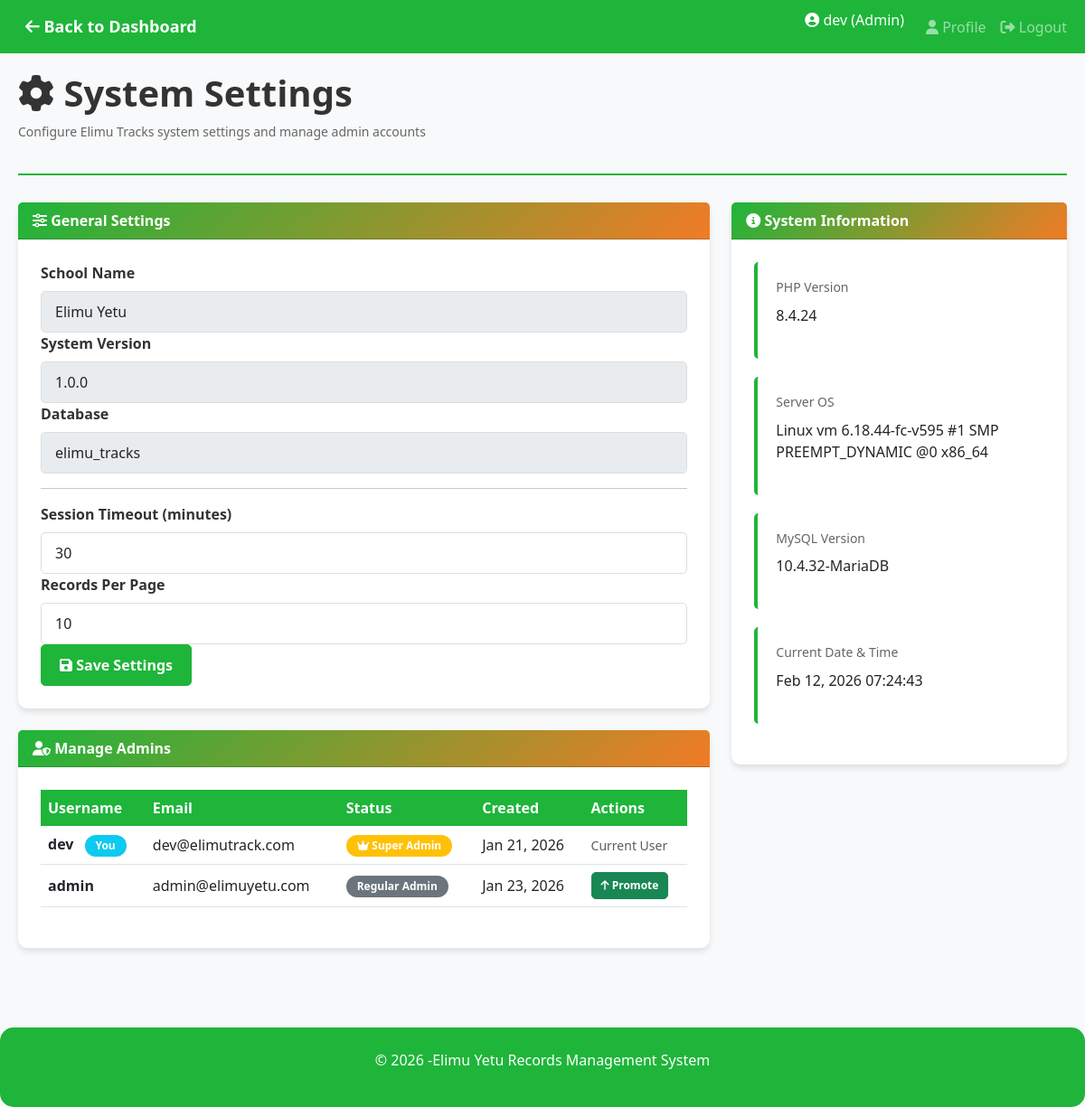
Screenshot of /admin/settings.php (signed in) with the database file from the repository.
### tables this page shows
CREATE TABLE `users` (
  `id` int(11) NOT NULL,
  `username` varchar(50) NOT NULL,
  `email` varchar(100) NOT NULL,
  `password` varchar(255) NOT NULL,
  `role` enum('admin','teacher','kitchen') NOT NULL DEFAULT 'teacher',
  `department_id` int(11) DEFAULT NULL,
  `is_super_admin` tinyint(1) NOT NULL DEFAULT 0,
  `created_at` timestamp NOT NULL DEFAULT current_timestamp()
);

### includes/auth.php (called while the page is built, shortened)
<?php
function isLoggedIn() {
    return isset($_SESSION['user_id']) && isset($_SESSION['role']);
}
function getCurrentUser() {
    return isset($_SESSION['username']) ? $_SESSION['username'] : 'User';
}
function getCurrentRole() {
    return isset($_SESSION['role']) ? $_SESSION['role'] : null;
}
function isSuperAdmin() {
    return isset($_SESSION['is_super_admin']) && $_SESSION['is_super_admin'] == 1;
}
?>

### admin/settings.php (the view, shortened to what this page needs)
<?php
require_once(__DIR__ . '/../includes/header.php');
require_once(__DIR__ . '/../includes/auth.php');
$admins = $conn->query("
    SELECT id, username, email, is_super_admin, created_at
    FROM users
    WHERE role = 'admin'
    ORDER BY is_super_admin DESC, created_at DESC
");
?>
<div class="dashboard-container">
    <div class="dashboard-header">
        <h1><i class="fas fa-cog"></i> System Settings</h1>
        <p>Configure Elimu Tracks system settings and manage admin accounts</p>
    </div>
    <div class="row">
        <div class="col-lg-8 col-md-12">
            <div class="card">
                <div class="card-header">
                    <i class="fas fa-sliders-h"></i> General Settings
                </div>
                <div class="card-body">
                    <form method="POST">
                        <div class="form-group">
                            <label>School Name</label>
                            <input type="text" class="form-control" placeholder="Elimu Yetu" value="Elimu Yetu" disabled>
                        </div>
                        <div class="form-group">
                            <label>System Version</label>
                            <input type="text" class="form-control" placeholder="1.0.0" value="1.0.0" disabled>
                        </div>
                        <div class="form-group">
                            <label>Database</label>
                            <input type="text" class="form-control" placeholder="elimu_tracks" value="<?php echo DB_NAME; ?>" disabled>
                        </div>
                        <hr>
                        <div class="form-group">
                            <label>Session Timeout (minutes)</label>
                            <input type="number" class="form-control" placeholder="30" value="30" min="5" max="480">
                        </div>
                        <div class="form-group">
                            <label>Records Per Page</label>
                            <input type="number" class="form-control" placeholder="10" value="10" min="5" max="100">
                        </div>
                        <button type="submit" class="btn btn-primary">
                            <i class="fas fa-save"></i> Save Settings
                        </button>
                    </form>
                </div>
            </div>
            <?php if (isSuperAdmin()): ?>
            <div class="card mt-4">
                <div class="card-header">
                    <i class="fas fa-user-shield"></i> Manage Admins
                </div>
                <div class="card-body">
                    <?php if ($admins->num_rows > 0): ?>
                        <div class="table-responsive">
                            <table class="table table-hover">
                                <thead>
                                    <tr>
                                        <th>Username</th>
                                        <th>Email</th>
                                        <th>Status</th>
                                        <th>Created</th>
                                        <th>Actions</th>
                                    </tr>
                                </thead>
                                <tbody>
                                    <?php while ($row = $admins->fetch_assoc()): ?>
                                        <tr>
                                            <td>
                                                <strong><?php echo htmlspecialchars($row['username']); ?></strong>
                                                <?php if ($row['id'] == $_SESSION['user_id']): ?>
                                                    <span class="badge bg-info ms-2">You</span>
                                                <?php endif; ?>
                                            </td>
                                            <td><?php echo htmlspecialchars($row['email']); ?></td>
                                            <td>
                                                <?php if ($row['is_super_admin']): ?>
                                                    <span class="badge bg-warning"><i class="fas fa-crown"></i> Super Admin</span>
                                                <?php else: ?>
                                                    <span class="badge bg-secondary">Regular Admin</span>
                                                <?php endif; ?>
                                            </td>
                                            <td><?php echo date('M d, Y', strtotime($row['created_at'])); ?></td>
                                            <td>
                                                <?php if ($row['id'] != $_SESSION['user_id']): ?>
                                                    <form method="POST" style="display: inline;">
                                                        <?php if ($row['is_super_admin']): ?>
                                                            <button type="submit" name="demote_admin" class="btn btn-warning btn-sm" onclick="return confirm('Demote this admin to regular admin?')">
                                                                <i class="fas fa-arrow-down"></i> Demote
                                                            </button>
                                                        <?php else: ?>
                                                            <button type="submit" name="promote_admin" class="btn btn-success btn-sm" onclick="return confirm('Promote this admin to Super Admin?')">
                                                                <i class="fas fa-arrow-up"></i> Promote
                                                            </button>
                                                        <?php endif; ?>
                                                    </form>
                                                <?php else: ?>
                                                    <span class="text-muted small">Current User</span>
                                                <?php endif; ?>
                                            </td>
                                        </tr>
                                    <?php endwhile; ?>
                                </tbody>
                            </table>
                        </div>
                    <?php endif; ?>
                </div>
            </div>
            <?php endif; ?>
        </div>
        <div class="col-lg-4 col-md-12">
            <div class="card">
                <div class="card-header">
                    <i class="fas fa-info-circle"></i> System Information
                </div>
                <div class="card-body">
                    <div class="stat-card">
                        <h5>PHP Version</h5>
                        <p><?php echo phpversion(); ?></p>
                    </div>
                    <div class="stat-card">
                        <h5>Server OS</h5>
                        <p><?php echo php_uname(); ?></p>
                    </div>
                    <div class="stat-card">
                        <h5>MySQL Version</h5>
                        <p><?php echo $conn->server_info; ?></p>
                    </div>
                    <div class="stat-card">
                        <h5>Current Date & Time</h5>
                        <p><?php echo date('M d, Y H:i:s'); ?></p>
                    </div>
                </div>
            </div>
        </div>
    </div>
</div>
<?php require_once(__DIR__ . '/../includes/footer.php'); ?>

### includes/header.php (shortened to what this page needs)
<?php
require_once(__DIR__ . '/auth.php');
?>
<!DOCTYPE html>
<html lang="en">
<head>
    <link href="https://cdn.jsdelivr.net/npm/bootstrap@5.3.0/dist/css/bootstrap.min.css" rel="stylesheet">
    <link rel="stylesheet" href="https://cdnjs.cloudflare.com/ajax/libs/font-awesome/6.4.0/css/all.min.css">
    <link rel="stylesheet" href="/elimu-tracks/assets/css/style.css">
</head>
<body>
    <?php if (isLoggedIn()): ?>
    <nav class="navbar navbar-expand-lg navbar-dark sticky-top" style="background-color: var(--primary-color);">
        <div class="container-fluid">
            <a class="navbar-brand navbar-back-btn" href="/elimu-tracks/<?php echo getCurrentRole(); ?>/dashboard.php" style="color: white; font-weight: bold; font-size: 18px;">
                <i class="fas fa-arrow-left"></i> Back to Dashboard
            </a>
            <div class="collapse navbar-collapse" id="navbarNav">
                <ul class="navbar-nav ms-auto">
                    <li class="nav-item">
                        <span class="navbar-text text-white me-3">
                            <i class="fas fa-user-circle"></i> <?php echo getCurrentUser(); ?> (<?php echo ucfirst(getCurrentRole()); ?>)
                        </span>
                    </li>
                    <li class="nav-item">
                        <a class="nav-link" href="/elimu-tracks/<?php echo getCurrentRole(); ?>/profile.php">
                            <i class="fas fa-user"></i> Profile
                        </a>
                    </li>
                    <li class="nav-item">
                        <a class="nav-link" href="/elimu-tracks/logout.php">
                            <i class="fas fa-sign-out-alt"></i> Logout
                        </a>
                    </li>
                </ul>
            </div>
        </div>
    </nav>
    <?php endif; ?>

### includes/footer.php (shortened to what this page needs)
    <footer class="text-white mt-5 py-4" style="background-color: var(--primary-color); border-radius: 15px;">
        <div class="container text-center">
            <p>&copy; 2026 -Elimu Yetu Records Management System</p>
        </div>
    </footer>
</body>
</html>

### assets/css/style.css (style rules this page uses)
:root { --primary-color: #1eb53a; --primary-dark: #f17b26; --secondary-color: #00a3dd; --success-color: #1eb53a; --danger-color: #dc3545; --warning-color: #fcd116; --info-color: #00a3dd; }
* { margin: 0; padding: 0; box-sizing: border-box; }
body { font-family: 'Segoe UI', Tahoma, Geneva, Verdana, sans-serif; background-color: #f8f9fa; color: #333; }
html, body { height: 100%; }
.dashboard-container { padding: 20px; min-height: calc(100vh - 60px); }
.dashboard-header { margin-bottom: 30px; padding-bottom: 20px; border-bottom: 2px solid var(--primary-color); }
.dashboard-header h1 { color: #333; font-weight: bold; }
.dashboard-header p { color: #666; font-size: 14px; }
.card { border: none; border-radius: 10px; box-shadow: 0 4px 6px rgba(0, 0, 0, 0.1); transition: transform 0.3s ease, box-shadow 0.3s ease; margin-bottom: 20px; }
.card-header { background: linear-gradient(135deg, var(--primary-color) 0%, var(--primary-dark) 100%); color: white; border-radius: 10px 10px 0 0; font-weight: bold; }
.card-body { padding: 25px; }
.stat-card { background: white; border-left: 4px solid var(--primary-color); padding: 20px; margin-bottom: 20px; border-radius: 5px; }
.stat-card h5 { color: #666; font-size: 14px; margin-bottom: 10px; }
.form-group label { font-weight: 600; color: #333; margin-bottom: 8px; }
.form-control, .form-select { border-radius: 5px; border: 1px solid #ddd; padding: 10px 15px; }
.btn { border-radius: 5px; font-weight: 600; padding: 10px 20px; transition: all 0.3s ease; }
.btn-primary { background-color: var(--primary-color); border-color: var(--primary-color); }
table { border-collapse: collapse; }
.table { margin-bottom: 20px; }
.table thead th { background-color: var(--primary-color); color: white; font-weight: bold; border: none; }
.table tbody td { vertical-align: middle; }
.badge { padding: 6px 12px; border-radius: 20px; font-weight: 600; }
.btn-sm { padding: 5px 10px; font-size: 12px; }
.text-muted { color: #6c757d; }
.navbar-back-btn { transition: all 0.3s ease; padding: 8px 16px !important; border-radius: 5px; }

### rows the page displays
users: username "dev", shows "You", email "dev@elimutrack.com", is_super_admin 1 (drawn), created_at "Jan 21, 2026", shows "Current User"
users: username "admin", email "admin@elimuyetu.com", is_super_admin "Regular Admin", created_at "Jan 23, 2026"

### other values shown
getCurrentUser() "dev"
getCurrentRole() "Admin"
phpversion() "8.4.24"
php_uname() "Linux vm 6.18.44-fc-v595 #1 SMP PREEMPT_DYNAMIC @0 x86_64"
$conn->server_info "10.4.32-MariaDB"
